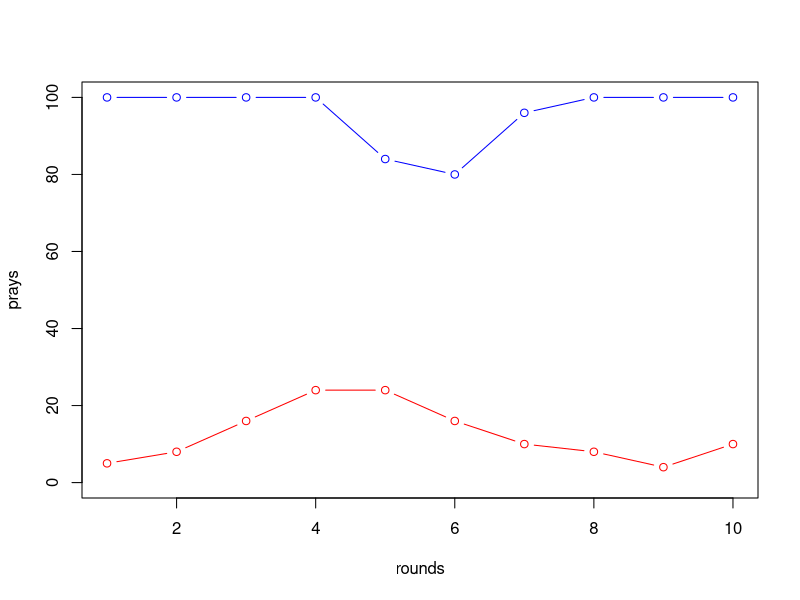
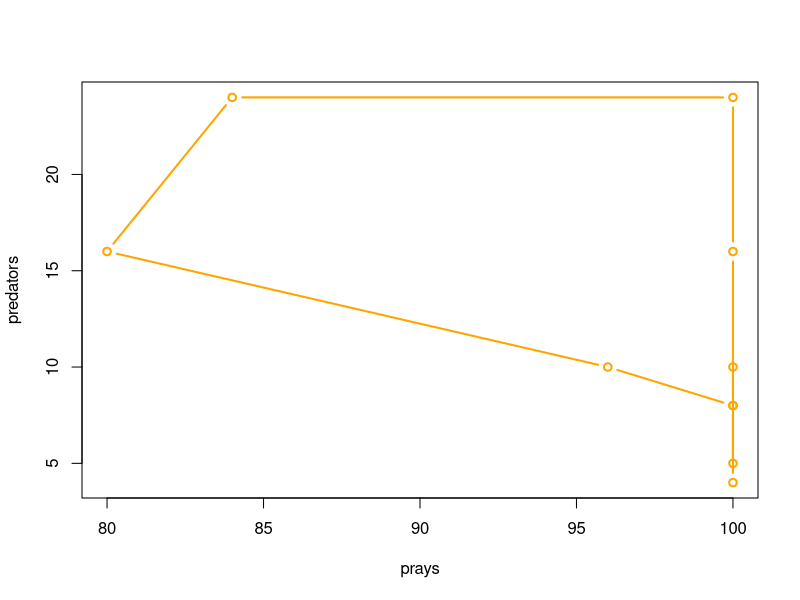

Reproduce these figures in R, in order.
# data declaration
rounds <- c(1, 2, 3, 4, 5, 6, 7, 8, 9, 10)
predators <- c(5, 8, 16, 24, 24, 16, 10, 8, 4, 10)
prays <- c(100, 100, 100, 100, 84, 80, 96, 100, 100, 100)

# plots
plot(rounds, prays, col='blue', type='b', ylim=c(0,max(prays,predators)))
points(rounds,predators, col='red', type='b')

dev.new()
plot(prays,predators, type='b', lwd=2, col='orange')
